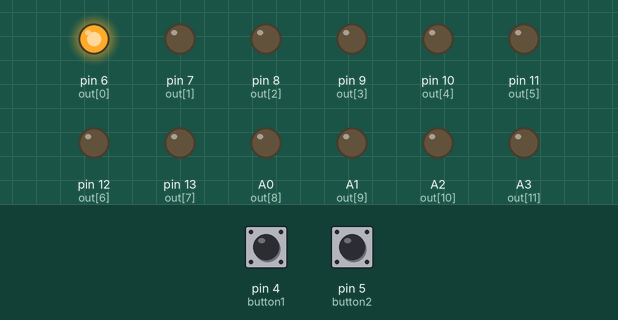
A sketch run on a simulated Arduino Uno, built with avr-gcc and run on an emulated ATmega328P. Shown: output pins drawn as LEDs (lit = HIGH). The test bench sets the inputs (shaded band); at power-on: pin 5 (button2) HIGH, pin 4 (button1) HIGH.

Above: at 1.2 s.
1.3 s: pin 5 (button2) pulled LOW for 0.15 s
At 2.4 s:
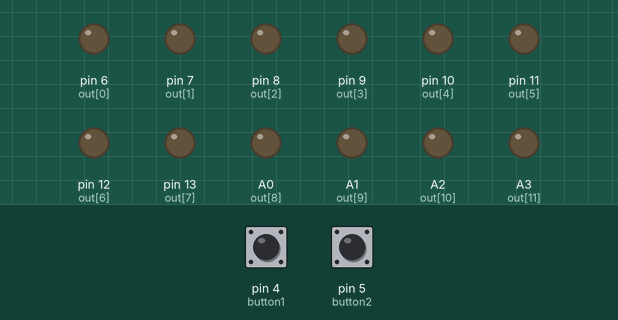
2.9 s: pin 4 (button1) pulled LOW for 1 s
At 3.3 s:
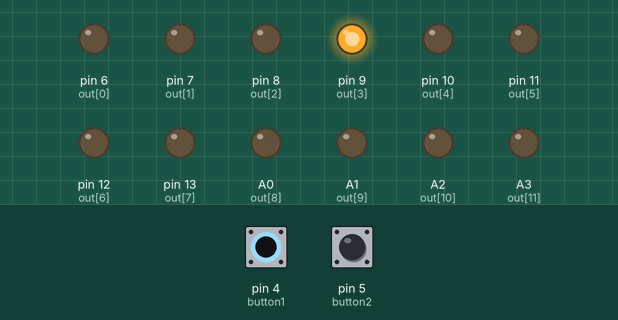
5.4 s: pin 4 (button1) pulled LOW for 0.15 s
At 5.47 s:
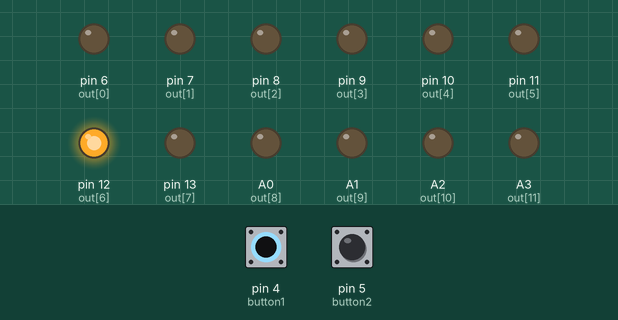
7.0 s: pin 5 (button2) pulled LOW for 1 s
At 8.8 s:
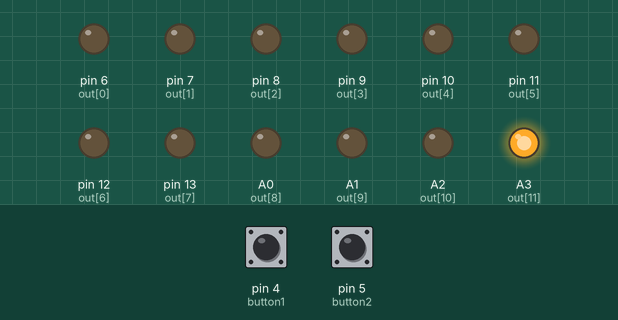
11.0 s: pin 5 (button2) pulled LOW for 3.2 s
At 12.4 s:
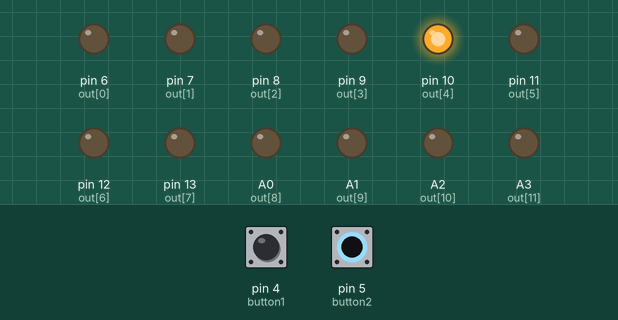
15.7 s: pin 4 (button1) pulled LOW for 0.15 s
At 15.77 s:
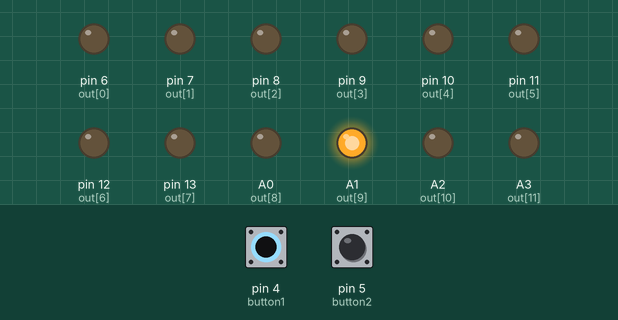
Timing chart, 0 to 18.3 s (numbered marks = the images above; inputs shaded):
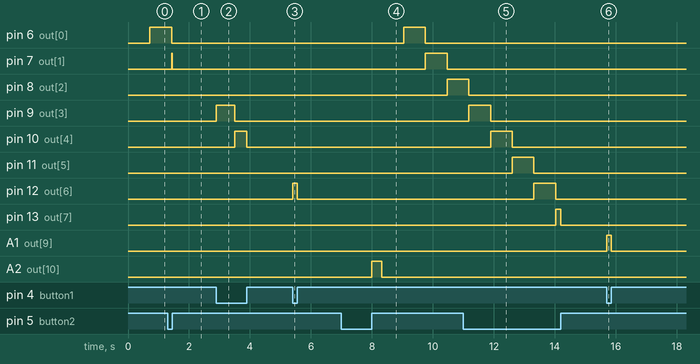

The sketch:

ex6-4.ino
```cpp
/* ex63 */
const static int tmax=10000;
const byte out[]={6,7,8,9,10,11,12,13,A0,A1,A2,A3,0xff};
byte buf[sizeof(out)]={LOW};
const byte button1=4;
const byte button2=5;
void setup() {
  for(byte i=0;out[i]!=0xff;i++){
    pinMode(out[i], OUTPUT);
  }
  pinMode(button1,INPUT_PULLUP);
  pinMode(button2,INPUT_PULLUP);
}

void writeArray(bool cond){
  for(byte i=0; out[i]!=0xff;i++){
    digitalWrite(out[i],cond?buf[i]:LOW);
  }
}
void next(){
  static byte i=0;
  static byte prev=0;
  buf[prev]=LOW;
  buf[prev=i++]=HIGH;
  if(out[i]==0xff){
    i=0;
  }
}
void loop() {
  static bool prev=HIGH;
  static bool now=HIGH;
  static bool condition=HIGH;
  static int t = 0;
  if(++t>tmax){
    t=0;
    next();
  }

  now=digitalRead(button2);
  if(now==HIGH && prev==LOW){
    condition ^= true;
  }
  prev=now;
  writeArray(condition == digitalRead(button1));
}
```

Measured:
- after the input at 1.3 s, pin 8 (out[2]): stays LOW (without the input it goes to HIGH after 0.84 s); pin 9 (out[3]): stays LOW (without the input it goes to HIGH after 1.6 s)
- after the input at 2.9 s, pin 9 (out[3]): LOW → HIGH at once, → LOW 0.60 s later; pin 10 (out[4]): LOW → HIGH after 0.61 s, → LOW 0.39 s later
- after the input at 5.4 s, pin 12 (out[6]): LOW → HIGH at once, → LOW 0.15 s later
- after the input at 7.0 s, pin 6 (out[0]): LOW → HIGH after 2.0 s, → LOW 0.71 s later; pin 7 (out[1]): LOW → HIGH after 2.8 s, → LOW 0.71 s later; pin 8 (out[2]): LOW → HIGH after 3.5 s; A2 (out[10]): LOW → HIGH after 1.0 s, → LOW 0.32 s later; A3 (out[11]): LOW → HIGH after 1.3 s, → LOW 0.71 s later
- after the input at 11.0 s, A0 (out[8]): stays LOW (without the input it goes to HIGH after 3.7 s); A1 (out[9]): stays LOW (without the input it goes to HIGH after 4.5 s)
- after the input at 15.7 s, A1 (out[9]): LOW → HIGH at once, → LOW 0.15 s later
